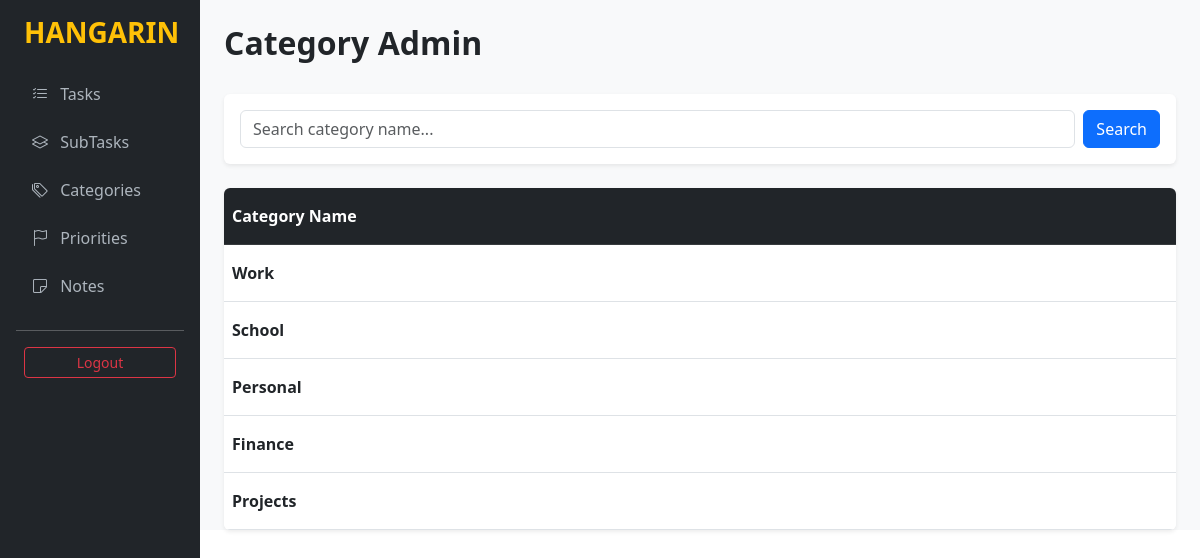
The page /hangarin/categories/ (signed in) on the database its author committed.
### tasks/models.py (models this page shows, shortened)
class BaseModel(models.Model):
    created_at = models.DateTimeField(auto_now_add=True)
    updated_at = models.DateTimeField(auto_now=True)
    class Meta:
        abstract = True

class Category(BaseModel):
    name = models.CharField(max_length=100)
    class Meta:
        verbose_name_plural = "Categories"

### tasks/views.py (the view)
# urls.py: path('hangarin/categories/', views.CategoryListView.as_view(), name='category-list'),
class CategoryListView(LoginRequiredMixin, ListView):
    model = Category
    template_name = 'category_list.html'
    context_object_name = 'categories'
    def get_queryset(self):
        q = self.request.GET.get('q')
        if q: return Category.objects.filter(name__icontains=q)
        return Category.objects.all()

### templates/category_list.html (shortened to what this page needs)
{% extends 'base.html' %}
{% block content %}
<div class="pt-4">
    <div class="d-flex justify-content-between align-items-center mb-4">
        <h2 class="fw-bold">Category Admin</h2>
    </div>
    <div class="bg-white p-3 rounded shadow-sm mb-4">
        <form method="get" class="d-flex gap-2">
            <input type="text" name="q" class="form-control" placeholder="Search category name..." value="{{ request.GET.q }}">
            <button type="submit" class="btn btn-primary">Search</button>
        </form>
    </div>
    <div class="table-responsive bg-white rounded shadow-sm">
        <table class="table table-hover mb-0">
            <thead class="table-dark">
                <tr>
                    <th class="py-3">Category Name</th>
                </tr>
            </thead>
            <tbody>
                {% for category in categories %}
                <tr>
                    <td class="py-3 fw-bold">{{ category.name }}</td>
                </tr>
                {% empty %}
                <tr><td class="text-center py-4">No categories found.</td></tr>
                {% endfor %}
            </tbody>
        </table>
    </div>
</div>
{% endblock %}

### rows shown on the page
Category: name "Work"
Category: name "School"
Category: name "Personal"
Category: name "Finance"
Category: name "Projects"
